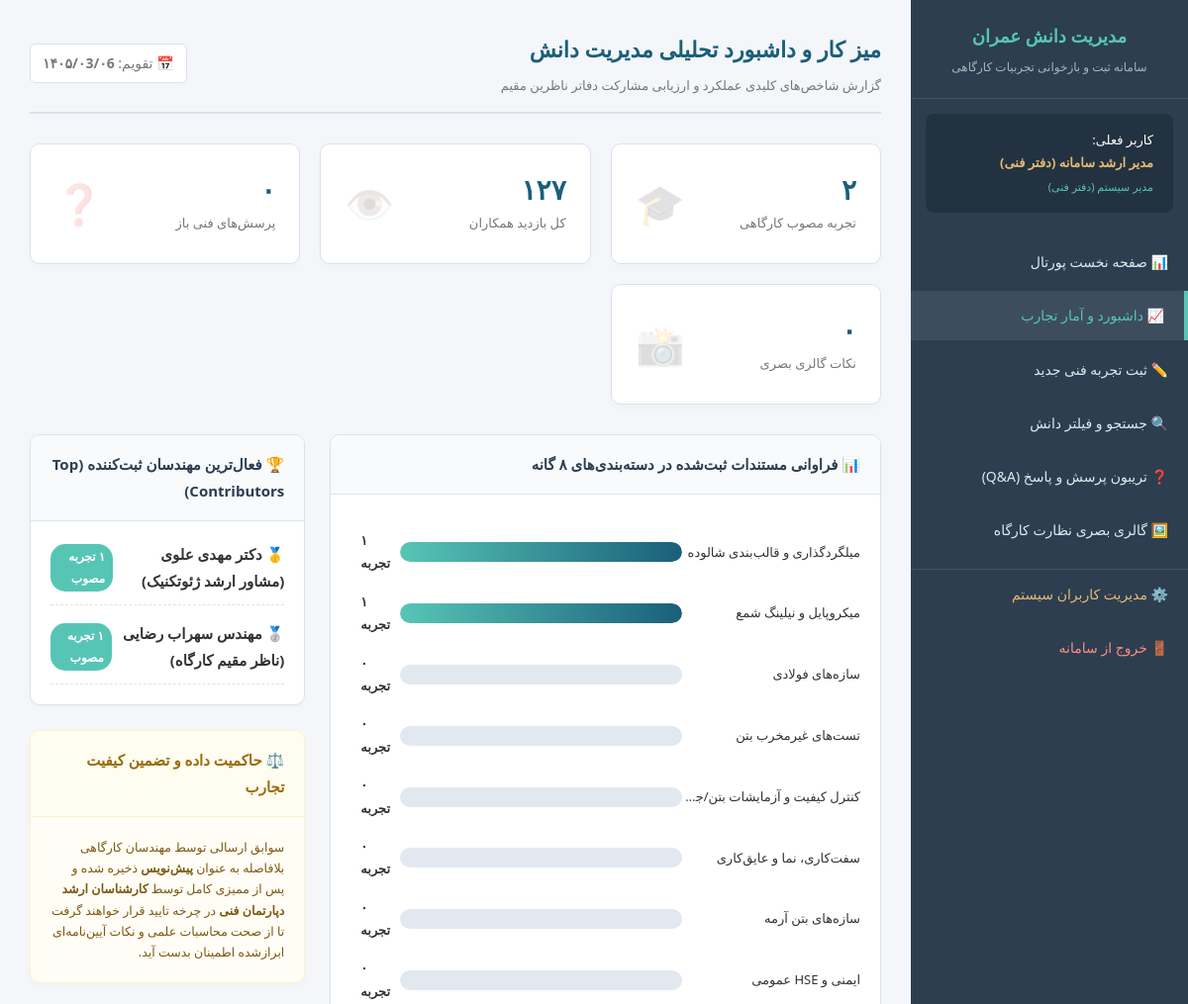
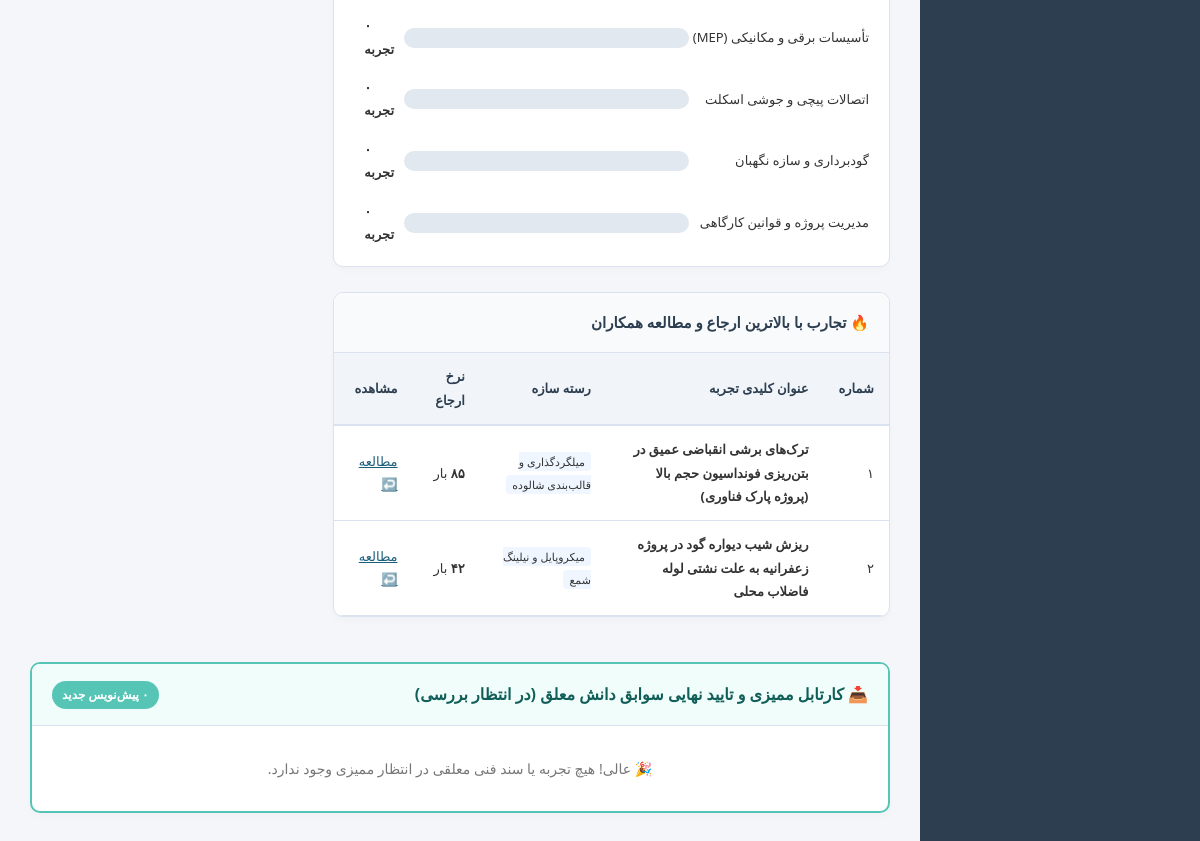
/dashboard.php (signed in), run on the app's committed database (2 pictures, top to bottom).
### tables this page shows
CREATE TABLE IF NOT EXISTS `knowledge_entries` (
  `id` INT AUTO_INCREMENT PRIMARY KEY,
  `user_id` INT NOT NULL,
  `title` VARCHAR(255) NOT NULL,
  `problem` TEXT NOT NULL,
  `solution` TEXT NOT NULL,
  `result` TEXT DEFAULT NULL,
  `category_id` INT DEFAULT NULL,
  `keywords` VARCHAR(255) DEFAULT NULL,
  `date_occurred` DATE DEFAULT NULL,
  `status` ENUM('draft', 'approved', 'rejected') NOT NULL DEFAULT 'draft',
  `views` INT NOT NULL DEFAULT 0,
  `created_at` TIMESTAMP DEFAULT CURRENT_TIMESTAMP,
  `updated_at` TIMESTAMP DEFAULT CURRENT_TIMESTAMP ON UPDATE CURRENT_TIMESTAMP,
  FOREIGN KEY (`user_id`) REFERENCES `users` (`id`) ON DELETE CASCADE,
  FOREIGN KEY (`category_id`) REFERENCES `categories` (`id`) ON DELETE SET NULL
);

CREATE TABLE IF NOT EXISTS `categories` (
  `id` INT AUTO_INCREMENT PRIMARY KEY,
  `name` VARCHAR(100) NOT NULL,
  `parent_id` INT DEFAULT NULL,
  FOREIGN KEY (`parent_id`) REFERENCES `categories` (`id`) ON DELETE SET NULL
);

### functions.php (called while the page is built, shortened)
<?php
function h($string) {
    return htmlspecialchars(trim($string), ENT_QUOTES, 'UTF-8');
}
function get_role_name($role) {
    switch ($role) {
        case 'admin': return 'مدیر سیستم (دفتر فنی)';
    }
}
function to_jalali($g_date_string) {
    $timestamp = strtotime($g_date_string);
    $g_y = (int)date('Y', $timestamp);
    $g_m = (int)date('m', $timestamp);
    $g_d = (int)date('d', $timestamp);
    $g_days_in_month = array(31, 28, 31, 30, 31, 30, 31, 31, 30, 31, 30, 31);
    $j_days_in_month = array(31, 31, 31, 31, 31, 31, 30, 30, 30, 30, 30, 29);
    $gy = $g_y - 1600;
    $gm = $g_m - 1;
    $gd = $g_d - 1;
    $g_day_no = 365 * $gy + floor(($gy + 3) / 4) - floor(($gy + 99) / 100) + floor(($gy + 399) / 400);
    for ($i = 0; $i < $gm; ++$i) {
        $g_day_no += $g_days_in_month[$i];
    }
    $g_day_no += $gd;
    $j_day_no = $g_day_no - 79;
    $j_np = floor($j_day_no / 12053);
    $j_day_no %= 12053;
    $jy = 979 + 33 * $j_np + 4 * floor($j_day_no / 1461);
    $j_day_no %= 1461;
    if ($j_day_no >= 366) {
        $jy += floor(($j_day_no - 1) / 365);
        $j_day_no = ($j_day_no - 1) % 365;
    }
    for ($i = 0; $i < 11 && $j_day_no >= $j_days_in_month[$i]; ++$i) {
        $j_day_no -= $j_days_in_month[$i];
    }
    $jm = $i + 1;
    $jd = $j_day_no + 1;
    $jm_str = $jm < 10 ? '۰' . $jm : convert_en_to_fa_digits($jm);
    $jd_str = $jd < 10 ? '۰' . $jd : convert_en_to_fa_digits($jd);
    $jy_str = convert_en_to_fa_digits($jy);
    return $jy_str . '/' . $jm_str . '/' . $jd_str;
}
function convert_en_to_fa_digits($string) {
    if (empty($string)) return '۰';
    $en = array('0', '1', '2', '3', '4', '5', '6', '7', '8', '9');
    $fa = array('۰', '۱', '۲', '۳', '۴', '۵', '۶', '۷', '۸', '۹');
    return str_replace($en, $fa, (string)$string);
}

### dashboard.php (the view, shortened to what this page needs)
<?php
require_once __DIR__ . '/functions.php';
$user_role = $_SESSION['user_role'];
try {
    $total_approved = $pdo->query("SELECT COUNT(*) FROM knowledge_entries WHERE status = 'approved'")->fetchColumn();
    $total_views = $pdo->query("SELECT SUM(views) FROM knowledge_entries WHERE status = 'approved'")->fetchColumn() ?: 0;
    $pending_questions = $pdo->query("SELECT COUNT(*) FROM questions WHERE status = 'open'")->fetchColumn();
    $total_visuals = $pdo->query("SELECT COUNT(*) FROM visual_gallery")->fetchColumn();
    $stmt_top_users = $pdo->query("
        SELECT u.full_name, COUNT(k.id) as cnt
        FROM users u
        JOIN knowledge_entries k ON u.id = k.user_id
        WHERE k.status = 'approved'
        GROUP BY u.id
        ORDER BY cnt DESC
        LIMIT 3
    ");
    $top_contributors = $stmt_top_users->fetchAll();
    $stmt_top_views = $pdo->query("
        SELECT k.id, k.title, k.views, c.name as cat_name
        FROM knowledge_entries k
        LEFT JOIN categories c ON k.category_id = c.id
        WHERE k.status = 'approved'
        ORDER BY k.views DESC
        LIMIT 4
    ");
    $popular_entries = $stmt_top_views->fetchAll();
    $stmt_chart = $pdo->query("
        SELECT c.name as cat_name, COUNT(k.id) as cnt
        FROM categories c
        LEFT JOIN knowledge_entries k ON c.id = k.category_id AND k.status = 'approved'
        GROUP BY c.id
        ORDER BY cnt DESC
    ");
    $chart_data = $stmt_chart->fetchAll();
    $max_chart_val = 1;
    $pending_approvals = [];
    if (in_array($user_role, ['admin', 'expert'])) {
        $stmt_pending = $pdo->query("
            SELECT k.*, u.full_name as author, c.name as category_name
            FROM knowledge_entries k
            JOIN users u ON k.user_id = u.id
            LEFT JOIN categories c ON k.category_id = c.id
            WHERE k.status = 'draft'
            ORDER BY k.created_at ASC
        ");
        $pending_approvals = $stmt_pending->fetchAll();
    }
} catch (PDOException $e) {
    die("خطای بحرانی در کوئری‌های پیشخوان سیستم: " . h($e->getMessage()));
}
?>
<!DOCTYPE html>
<html lang="fa" dir="rtl">
<head>
    <link rel="stylesheet" href="style.css">
</head>
<body>
<div class="wrapper">
    <aside class="sidebar">
        <div class="sidebar-header">
            <h1>مدیریت دانش عمران</h1>
            <p>سامانه ثبت و بازخوانی تجربیات کارگاهی</p>
        </div>
        <div class="user-profile-widget">
            <span class="text-muted">کاربر فعلی:</span><br>
            <span class="user-name"><?= h($_SESSION['user_fullname']) ?></span><br>
            <span style="font-size: 11px; color:#57c5b6;"><?= get_role_name($_SESSION['user_role']) ?></span>
        </div>
        <ul class="sidebar-menu">
            <li><a href="index.php">📊 صفحه نخست پورتال</a></li>
            <li class="active"><a href="dashboard.php">📈 داشبورد و آمار تجارب</a></li>
            <li><a href="add_knowledge.php">✏️ ثبت تجربه فنی جدید</a></li>
            <li><a href="knowledge_list.php">🔍 جستجو و فیلتر دانش</a></li>
            <li><a href="qna.php">❓ تریبون پرسش و پاسخ (Q&A)</a></li>
            <li><a href="gallery.php">🖼️ گالری بصری نظارت کارگاه</a></li>
            <?php if ($_SESSION['user_role'] === 'admin'): ?>
                <li style="border-top: 1px solid rgba(255,255,255,0.1); margin-top:10px;"><a href="admin_users.php" style="color:#e5ba73;">⚙️ مدیریت کاربران سیستم</a></li>
            <?php endif; ?>
            <li style="margin-top: auto;"><a href="logout.php" style="color: #ff8a80;">🚪 خروج از سامانه</a></li>
        </ul>
    </aside>
    <main class="main-content">
        <header class="content-header">
            <div>
                <h2>میز کار و داشبورد تحلیلی مدیریت دانش</h2>
                <p style="color: var(--text-muted); font-size: 13px; margin-top:5px;">گزارش شاخص‌های کلیدی عملکرد و ارزیابی مشارکت دفاتر ناظرین مقیم</p>
            </div>
            <div class="datetime-display">
                📅 تقویم: <strong><?= to_jalali(date('Y-m-d')) ?></strong>
            </div>
        </header>
        <div class="stats-container">
            <div class="stat-card">
                <div>
                    <div class="stat-value"><?= convert_en_to_fa_digits($total_approved) ?></div>
                    <div class="stat-label">تجربه مصوب کارگاهی</div>
                </div>
                <div class="stat-icon">🎓</div>
            </div>
            <div class="stat-card">
                <div>
                    <div class="stat-value"><?= convert_en_to_fa_digits($total_views) ?></div>
                    <div class="stat-label">کل بازدید همکاران</div>
                </div>
                <div class="stat-icon">👁️</div>
            </div>
            <div class="stat-card">
                <div>
                    <div class="stat-value"><?= convert_en_to_fa_digits($pending_questions) ?></div>
                    <div class="stat-label">پرسش‌های فنی باز</div>
                </div>
                <div class="stat-icon">❓</div>
            </div>
            <div class="stat-card">
                <div>
                    <div class="stat-value"><?= convert_en_to_fa_digits($total_visuals) ?></div>
                    <div class="stat-label">نکات گالری بصری</div>
                </div>
                <div class="stat-icon">📸</div>
            </div>
        </div>
        <div class="dashboard-grid">
            <div>
                <div class="card">
                    <div class="card-title">📊 فراوانی مستندات ثبت‌شده در دسته‌بندی‌های ۸ گانه</div>
                    <div class="card-body">
                        <div class="bar-chart-container">
                            <?php foreach ($chart_data as $data):
                                $percentage = ($data['cnt'] / $max_chart_val) * 100;
                            ?>
                                <div class="chart-row">
                                    <div class="chart-label" title="<?= h($data['cat_name']) ?>"><?= h($data['cat_name']) ?></div>
                                    <div class="chart-bar-container">
                                        <div class="chart-bar-fill" style="width: <?= $percentage ?>%;"></div>
                                    </div>
                                    <div class="chart-value"><?= convert_en_to_fa_digits($data['cnt']) ?> تجربه</div>
                                </div>
                            <?php endforeach; ?>
                        </div>
                    </div>
                </div>
                <div class="card">
                    <div class="card-title">🔥 تجارب با بالاترین ارجاع و مطالعه همکاران</div>
                    <div class="card-body" style="padding:0;">
                        <table style="margin:0;">
                            <thead>
                                <tr>
                                    <th>شماره</th>
                                    <th>عنوان کلیدی تجربه</th>
                                    <th>رسته سازه</th>
                                    <th>نرخ ارجاع</th>
                                    <th>مشاهده</th>
                                </tr>
                            </thead>
                            <tbody>
                                <?php $idx = 1; foreach ($popular_entries as $pop): ?>
                                    <tr>
                                        <td><?= convert_en_to_fa_digits($idx++) ?></td>
                                        <td style="font-weight:bold;"><?= h($pop['title']) ?></td>
                                        <td><span style="background: #eff6ff; padding:2px 6px; border-radius:4px; font-size:11px;"><?= h($pop['cat_name']) ?></span></td>
                                        <td><strong><?= convert_en_to_fa_digits($pop['views']) ?></strong> بار</td>
                                        <td><a href="view_knowledge.php?id=<?= $pop['id'] ?>" style="color:var(--primary-color);">مطالعه ↩️</a></td>
                                    </tr>
                                <?php endforeach; ?>
                            </tbody>
                        </table>
                    </div>
                </div>
            </div>
            <div>
                <div class="card">
                    <div class="card-title">🏆 فعال‌ترین مهندسان ثبت‌کننده (Top Contributors)</div>
                    <div class="card-body">
                        <ul style="list-style:none; display:flex; flex-direction:column; gap:15px;">
                            <?php $medal = ['🥇', '🥈', '🥉']; $i=0; foreach ($top_contributors as $tc): ?>
                                <li style="display:flex; justify-content:space-between; align-items:center; padding-bottom:10px; border-bottom:1px dashed var(--border-color);">
                                    <span><?= isset($medal[$i]) ? $medal[$i++] : '•' ?> <strong><?= h($tc['full_name']) ?></strong></span>
                                    <span style="background:var(--secondary-color); color:#fff; padding:2px 8px; border-radius:15px; font-size:12px; font-weight:bold;">
                                        <?= convert_en_to_fa_digits($tc['cnt']) ?> تجربه مصوب
                                    </span>
                                </li>
                            <?php endforeach; if(empty($top_contributors)): ?>
                                <li style="text-align:center; color:var(--text-muted); font-size:13px;">هنوز مشارکتی گزارش نشده است.</li>
                            <?php endif; ?>
                        </ul>
                    </div>
                </div>
                <div class="card" style="background: #fffdf5; border: 1px solid #fcf3c6;">
                    <div class="card-title" style="background:#fffcf0; border-bottom-color:#fcf3c6; color:#9a6b07;">⚖️ حاکمیت داده و تضمین کیفیت تجارب</div>
                    <div class="card-body" style="font-size:12.5px; color:#7d5912; line-height:1.7;">
                        سوابق ارسالی توسط مهندسان کارگاهی بلافاصله به عنوان <strong>پیش‌نویس</strong> ذخیره شده و پس از ممیزی کامل توسط <strong>کارشناسان ارشد دپارتمان فنی</strong> در چرخه تایید قرار خواهند گرفت تا از صحت محاسبات علمی و نکات آیین‌نامه‌ای ابرازشده اطمینان بدست آید.
                    </div>
                </div>
            </div>
        </div>
        <?php if (in_array($user_role, ['admin', 'expert'])): ?>
            <div class="card" style="margin-top:20px; border:2px solid var(--secondary-color);">
                <div class="card-title" style="background-color: #f0fdfa; color: #115e59; font-size:16px;">
                    <span>📥 کارتابل ممیزی و تایید نهایی سوابق دانش معلق (در انتظار بررسی)</span>
                    <span style="background:var(--secondary-color); color:white; padding:3px 10px; border-radius:20px; font-size:12px;"><?= convert_en_to_fa_digits(count($pending_approvals)) ?> پیش‌نویس جدید</span>
                </div>
                <div class="card-body" style="padding:0;">
                    <?php if (empty($pending_approvals)): ?>
                        <div style="padding:30px; text-align:center; color: var(--text-muted); font-size:14px;">
                            🎉 عالی! هیچ تجربه یا سند فنی معلقی در انتظار ممیزی وجود ندارد.
                        </div>
                    <?php endif; ?>
                </div>
            </div>
        <?php endif; ?>
    </main>
</div>
</body>
</html>

### data on the page
knowledge_entries: idx "۱", title "ترک‌های برشی انقباضی عمیق در بتن‌ریزی فونداسیون حجم بالا (پروژه پارک فناوری)", category.name "میلگردگذاری و قالب‌بندی شالوده", views "۸۵"
knowledge_entries: idx "۲", title "ریزش شیب دیواره گود در پروژه زعفرانیه به علت نشتی لوله فاضلاب محلی", category.name "میکروپایل و نیلینگ شمع", views "۴۲"

### other printed values
$_SESSION['user_fullname'] "مدیر ارشد سامانه (دفتر فنی)"
get_role_name($_SESSION['user_role']) "مدیر سیستم (دفتر فنی)"
convert_en_to_fa_digits($total_approved) "۲"
convert_en_to_fa_digits($total_views) "۱۲۷"
convert_en_to_fa_digits($pending_questions) "۰"
convert_en_to_fa_digits($total_visuals) "۰"
$data['cat_name'] "میلگردگذاری و قالب‌بندی شالوده"
convert_en_to_fa_digits($data['cnt']) "۱"
$data['cat_name'] "میکروپایل و نیلینگ شمع"
$data['cat_name'] "سازه‌های فولادی"
convert_en_to_fa_digits($data['cnt']) "۰"
$data['cat_name'] "تست‌های غیرمخرب بتن"
$data['cat_name'] "سفت‌کاری، نما و عایق‌کاری"
$data['cat_name'] "سازه‌های بتن آرمه"
$data['cat_name'] "ایمنی و HSE عمومی"
